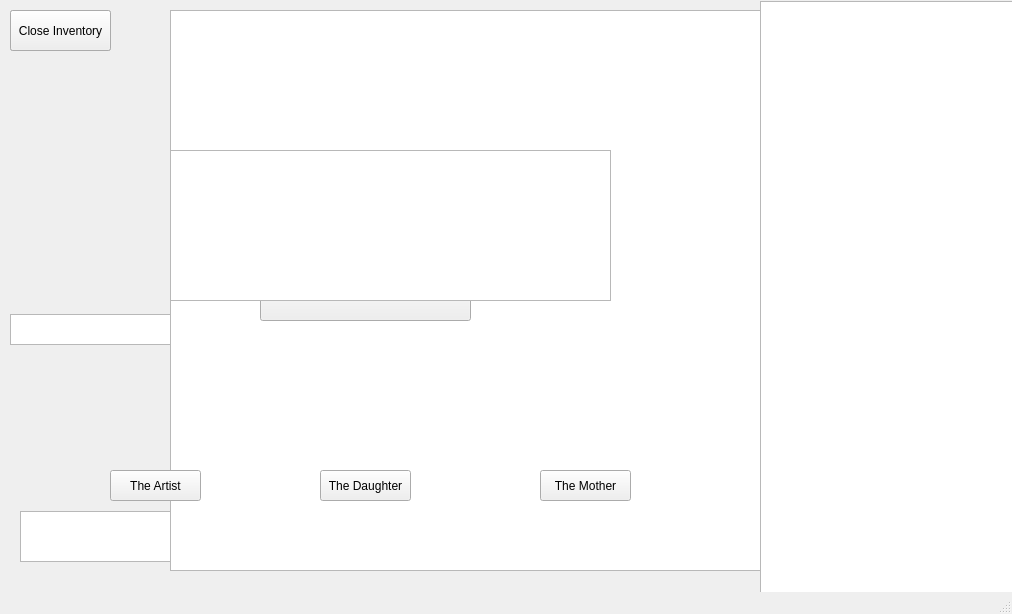
<?xml version="1.0" encoding="UTF-8"?>
<ui version="4.0">
 <class>MainWindow</class>
 <widget class="QMainWindow" name="MainWindow">
  <property name="geometry">
   <rect>
    <x>0</x>
    <y>0</y>
    <width>1012</width>
    <height>614</height>
   </rect>
  </property>
  <property name="windowTitle">
   <string>MainWindow</string>
  </property>
  <property name="windowOpacity">
   <double>1.000000000000000</double>
  </property>
  <widget class="QWidget" name="centralwidget">
   <widget class="QPushButton" name="Inventory">
    <property name="geometry">
     <rect>
      <x>10</x>
      <y>10</y>
      <width>101</width>
      <height>41</height>
     </rect>
    </property>
    <property name="text">
     <string>Open Inventory</string>
    </property>
   </widget>
   <widget class="QPushButton" name="mapButton">
    <property name="geometry">
     <rect>
      <x>860</x>
      <y>410</y>
      <width>61</width>
      <height>51</height>
     </rect>
    </property>
    <property name="text">
     <string>MAP</string>
    </property>
   </widget>
   <widget class="QPushButton" name="downButton">
    <property name="geometry">
     <rect>
      <x>860</x>
      <y>470</y>
      <width>61</width>
      <height>51</height>
     </rect>
    </property>
    <property name="text">
     <string>↓</string>
    </property>
   </widget>
   <widget class="QPushButton" name="leftButton">
    <property name="geometry">
     <rect>
      <x>790</x>
      <y>410</y>
      <width>61</width>
      <height>51</height>
     </rect>
    </property>
    <property name="text">
     <string>←</string>
    </property>
   </widget>
   <widget class="QPushButton" name="upButton">
    <property name="geometry">
     <rect>
      <x>860</x>
      <y>350</y>
      <width>61</width>
      <height>51</height>
     </rect>
    </property>
    <property name="text">
     <string>↑</string>
    </property>
   </widget>
   <widget class="QPushButton" name="rightButton">
    <property name="geometry">
     <rect>
      <x>930</x>
      <y>410</y>
      <width>61</width>
      <height>51</height>
     </rect>
    </property>
    <property name="text">
     <string>→</string>
    </property>
   </widget>
   <widget class="QPushButton" name="closeMapButton">
    <property name="geometry">
     <rect>
      <x>669</x>
      <y>21</y>
      <width>81</width>
      <height>31</height>
     </rect>
    </property>
    <property name="text">
     <string>Hide Map</string>
    </property>
   </widget>
   <widget class="QTextEdit" name="TestText">
    <property name="geometry">
     <rect>
      <x>20</x>
      <y>511</y>
      <width>381</width>
      <height>51</height>
     </rect>
    </property>
   </widget>
   <widget class="QTextEdit" name="itemNotification">
    <property name="geometry">
     <rect>
      <x>10</x>
      <y>314</y>
      <width>261</width>
      <height>31</height>
     </rect>
    </property>
   </widget>
   <widget class="QPushButton" name="itemTakeButton">
    <property name="geometry">
     <rect>
      <x>619</x>
      <y>10</y>
      <width>111</width>
      <height>41</height>
     </rect>
    </property>
    <property name="text">
     <string>Take The Painting.</string>
    </property>
   </widget>
   <widget class="QPushButton" name="addToInventoryButton">
    <property name="geometry">
     <rect>
      <x>640</x>
      <y>10</y>
      <width>121</width>
      <height>41</height>
     </rect>
    </property>
    <property name="text">
     <string>Add to Inventory</string>
    </property>
   </widget>
   <widget class="QPushButton" name="closeInventory">
    <property name="geometry">
     <rect>
      <x>10</x>
      <y>10</y>
      <width>101</width>
      <height>41</height>
     </rect>
    </property>
    <property name="text">
     <string>Close Inventory</string>
    </property>
   </widget>
   <widget class="QTextEdit" name="inventoryText">
    <property name="geometry">
     <rect>
      <x>170</x>
      <y>10</y>
      <width>591</width>
      <height>561</height>
     </rect>
    </property>
   </widget>
   <widget class="QTextBrowser" name="servantText">
    <property name="geometry">
     <rect>
      <x>760</x>
      <y>1</y>
      <width>255</width>
      <height>599</height>
     </rect>
    </property>
   </widget>
   <widget class="QLabel" name="bgLabel">
    <property name="geometry">
     <rect>
      <x>-4</x>
      <y>-4</y>
      <width>771</width>
      <height>611</height>
     </rect>
    </property>
    <property name="text">
     <string/>
    </property>
   </widget>
   <widget class="QTextEdit" name="blackScreen">
    <property name="geometry">
     <rect>
      <x>760</x>
      <y>1</y>
      <width>261</width>
      <height>599</height>
     </rect>
    </property>
   </widget>
   <widget class="QPushButton" name="endingButton">
    <property name="geometry">
     <rect>
      <x>260</x>
      <y>260</y>
      <width>211</width>
      <height>61</height>
     </rect>
    </property>
    <property name="text">
     <string>Proceed.</string>
    </property>
   </widget>
   <widget class="QPushButton" name="artistButton">
    <property name="geometry">
     <rect>
      <x>110</x>
      <y>470</y>
      <width>91</width>
      <height>31</height>
     </rect>
    </property>
    <property name="text">
     <string>The Artist</string>
    </property>
   </widget>
   <widget class="QPushButton" name="daughterButton">
    <property name="geometry">
     <rect>
      <x>320</x>
      <y>470</y>
      <width>91</width>
      <height>31</height>
     </rect>
    </property>
    <property name="text">
     <string>The Daughter</string>
    </property>
   </widget>
   <widget class="QPushButton" name="motherButton">
    <property name="geometry">
     <rect>
      <x>540</x>
      <y>470</y>
      <width>91</width>
      <height>31</height>
     </rect>
    </property>
    <property name="text">
     <string>The Mother</string>
    </property>
   </widget>
   <widget class="QTextEdit" name="endingText">
    <property name="geometry">
     <rect>
      <x>170</x>
      <y>150</y>
      <width>441</width>
      <height>151</height>
     </rect>
    </property>
   </widget>
  </widget>
  <widget class="QMenuBar" name="menubar">
   <property name="geometry">
    <rect>
     <x>0</x>
     <y>0</y>
     <width>1012</width>
     <height>17</height>
    </rect>
   </property>
  </widget>
  <widget class="QStatusBar" name="statusbar"/>
 </widget>
 <resources/>
 <connections/>
</ui>
